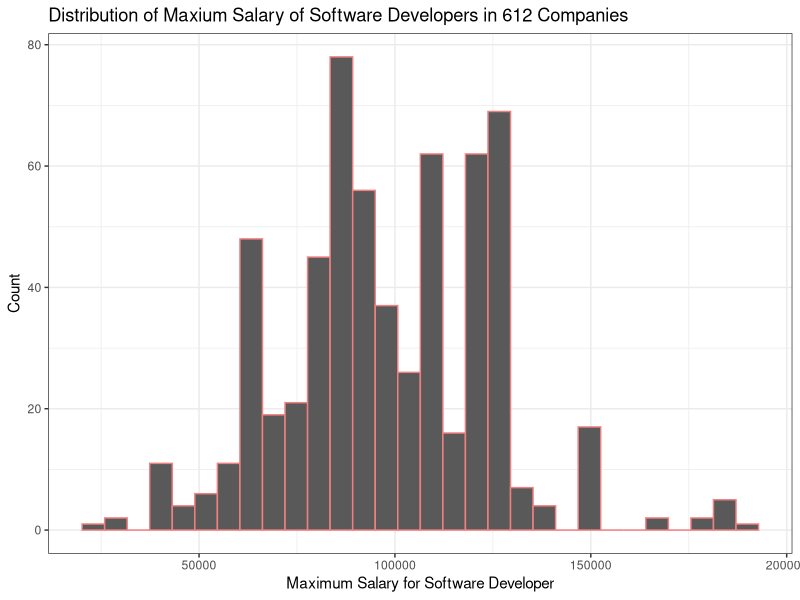
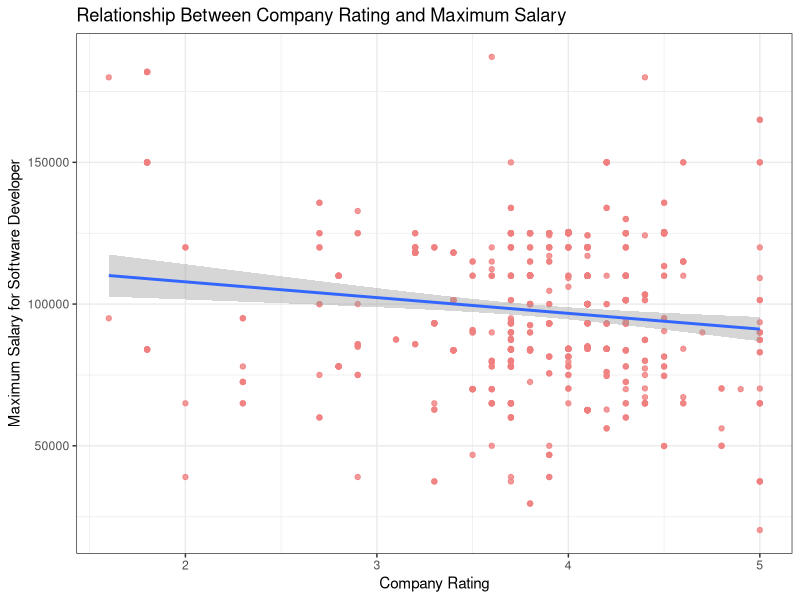
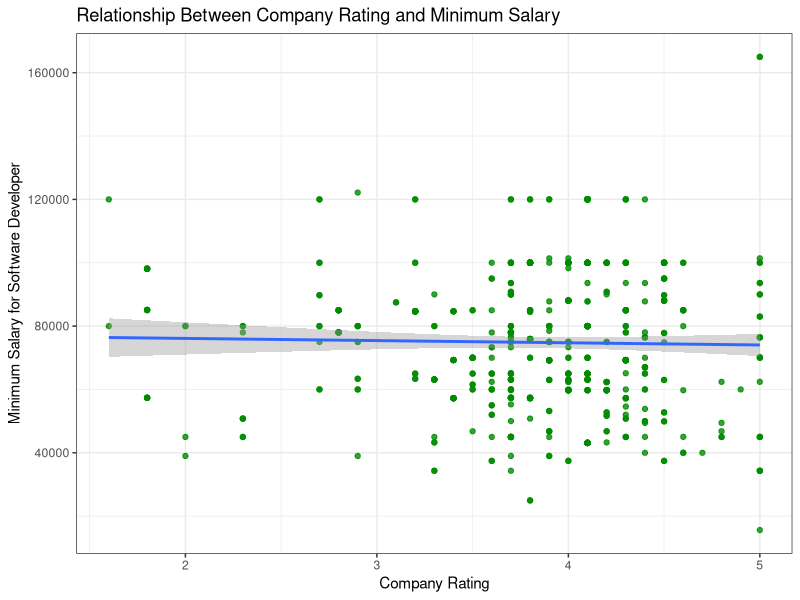

These charts were generated, in order, by the following R code:
## ---- chunk 1
library(tidyverse)
library(dplyr)
library(broom)
## ---- chunk 2
salary_rating <- read_csv("data/web_dev.csv")
salary_rating
## ---- chunk 3
salary_rating <- na.omit(salary_rating)
salary_rating
## ---- chunk 4
webdev_salary <- salary_rating |> 
  ggplot(mapping = aes(x = max_salary)) +
  geom_histogram(color="lightcoral") + 
  labs(title = "Distribution of Maxium Salary of Software Developers in 612 Companies" , 
       x = "Maximum Salary for Software Developer", 
       y = "Count")

webdev_salary + theme_bw()
## ---- chunk 5
maxsalary_plot <- salary_rating |> 
  ggplot(mapping = aes(x = company_rating,
                     y = max_salary)) +
  geom_point(color = "lightcoral", alpha = 0.8) + geom_smooth(method = "lm") + 
  labs(title = "Relationship Between Company Rating and Maximum Salary", 
       x = "Company Rating", 
       y = "Maximum Salary for Software Developer")

maxsalary_plot + theme_bw()
## ---- chunk 6
minsalary_plot <- salary_rating |> 
  ggplot(mapping = aes(x = company_rating,
                     y = min_salary)) +
  geom_point(color = "green4", alpha = 0.8) + geom_smooth(method = "lm") + 
  labs(title = "Relationship Between Company Rating and Minimum Salary", 
       x = "Company Rating", 
       y = "Minimum Salary for Software Developer")

minsalary_plot + theme_bw()
